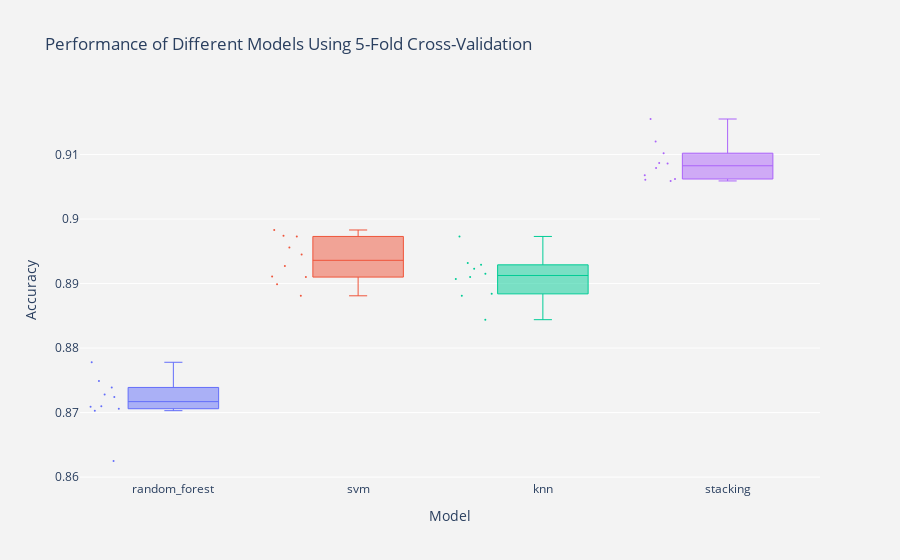

The notebook cell this image was saved under:
### Code cell
plot_results(model_scores, name='stacking_model_cv')

### Figure 1 — Plotly figure (JSON) as saved in the notebook; plotly's stock layout.template omitted (floating-point values rounded to 4 significant figures)
{"data": [{"boxpoints": "all", "jitter": 0.5, "line": {"width": 1}, "marker": {"size": 2}, "name": "random_forest", "type": "box", "whiskerwidth": 0.2, "y": [0.8724, 0.8739, 0.871, 0.8728, 0.8703, 0.8778, 0.8709, 0.8625, 0.8749, 0.8706]}, {"boxpoints": "all", "jitter": 0.5, "line": {"width": 1}, "marker": {"size": 2}, "name": "svm", "type": "box", "whiskerwidth": 0.2, "y": [0.891, 0.8945, 0.8956, 0.8973, 0.8899, 0.8983, 0.8911, 0.8881, 0.8927, 0.8974]}, {"boxpoints": "all", "jitter": 0.5, "line": {"width": 1}, "marker": {"size": 2}, "name": "knn", "type": "box", "whiskerwidth": 0.2, "y": [0.8881, 0.8907, 0.8923, 0.8932, 0.8915, 0.8973, 0.891, 0.8884, 0.8844, 0.8929]}, {"boxpoints": "all", "jitter": 0.5, "line": {"width": 1}, "marker": {"size": 2}, "name": "stacking", "type": "box", "whiskerwidth": 0.2, "y": [0.9079, 0.9087, 0.9086, 0.912, 0.9068, 0.9155, 0.9059, 0.9062, 0.9061, 0.9102]}], "layout": {"paper_bgcolor": "rgb(243, 243, 243)", "plot_bgcolor": "rgb(243, 243, 243)", "showlegend": false, "title": {"text": "Performance of Different Models Using 5-Fold Cross-Validation"}, "xaxis": {"title": {"text": "Model"}}, "yaxis": {"title": {"text": "Accuracy"}}}}
